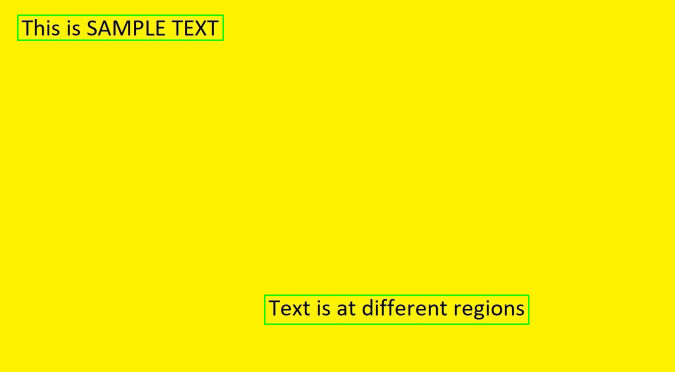
#> input picture imageFunc/Old/identifyTxt.jpg, 1350 x 744 px (shown at 1/2 size)
$ python -i image_module.py   (imports and definitions only)   (older library calls are emulated)
#> lines starting #> are read from the running program, lines starting #| are printed output that depends on the picture; after the words box and inside, x2 and y2 are one past the last pixel; in counts of white or black regions, pixels touching at a corner belong together
import sys
# adding folder to the system path
sys.path.insert(0, '../imageFunc')

import numpy as np
import os
import glob
import cv2
from google.cloud import vision
import io
from statistics import mean
from scipy.optimize import fsolve
import math
import time

#Google Cloud Setup:

#Terminal (Download Library): pip3 install --upgrade google-cloud-vision

#Macbook: Enter in Terminal
"""
export PROJECT_ID=rotricstest
export GOOGLE_CLOUD_PROJECT=rotricstest
export GOOGLE_CLOUD_QUOTA_PROJECT=rotricstest
export GOOGLE_APPLICATION_CREDENTIALS=../imageFunc/application_default_credentials.json

"""

#Windows Terminal: Everything above(replace export with set)
#also change last Command:
r"""
set PROJECT_ID=rotricstest
set GOOGLE_CLOUD_PROJECT=rotricstest
set GOOGLE_CLOUD_QUOTA_PROJECT=rotricstest
set GOOGLE_APPLICATION_CREDENTIALS=C:\Users\rsl\Desktop\rotrics-rsl\imageFunc\application_default_credentials.json
"""


#Use demo to Test: https://cloud.google.com/vision#section-2

#Google Cloud Vision:
client = vision.ImageAnnotatorClient()

# [15 lines left out: function setGoogleEnviroment, not called in this run]
# [1 line not run here, left out]

#Initializes constants used in module
def InitializeConstants():
    global K,D, FISHEYE_K1,FISHEYE_K2,FISHEYE_K3,FISHEYE_K4,FISHEYE_FX,FISHEYE_FY,FISHEYE_CX,FISHEYE_CY;
    global MAP_1,MAP_2, CAMERA_SMALL_MATRIX, DIST_COEFF_SMALL, SIMPLE_FAST_COLOR, COMPLEX_FAST_COLOR, SIMPLE_SLOW_COLOR
    global COMPLEX_SLOW_COLOR, Z_DISTANCE_TABLE_CAMERA, BIG_CAMERA, SMALL_CAMERA

    #1920*1080 camera:
    #Import Undistortion constants
    try:
        K = np.load("cImages/K.npy", mmap_mode=None, allow_pickle=False, fix_imports=True, encoding='ASCII')
#> (reads imageFunc/cImages/K.npy from the repository)
        D = np.load("cImages/D.npy", mmap_mode=None, allow_pickle=False, fix_imports=True, encoding='ASCII')
#> (reads imageFunc/cImages/D.npy from the repository)
#> further down, picture is the input picture: shape (744, 1350, 3); mean B, G, R 0.8, 240.2, 250.5
    except:
        try:
            K = np.load("../imageFunc/cImages/K.npy", mmap_mode=None, allow_pickle=False, fix_imports=True, encoding='ASCII')
            D = np.load("../imageFunc/cImages/D.npy", mmap_mode=None, allow_pickle=False, fix_imports=True, encoding='ASCII')
        except:
            K = np.load("../../imageFunc/cImages/K.npy", mmap_mode=None, allow_pickle=False, fix_imports=True, encoding='ASCII')
            D = np.load("../../imageFunc/cImages/D.npy", mmap_mode=None, allow_pickle=False, fix_imports=True, encoding='ASCII')


    FISHEYE_K1 = D[0][0];
    FISHEYE_K2 = D[1][0];
    FISHEYE_K3 = D[2][0];
    FISHEYE_K4 = D[3][0];
    FISHEYE_FX = K[0][0]
    FISHEYE_FY = K[1][1]
    FISHEYE_CX = K[0][2]
    FISHEYE_CY = K[1][2]

    MAP_1, MAP_2 = cv2.fisheye.initUndistortRectifyMap(K, D, np.eye(3), K, (1920,1080), cv2.CV_16SC2)


    # 640*480 Small Camera:
    CAMERA_SMALL_MATRIX = np.array([
                            [ 7.9641507015667764e+02, 0., 3.1577913194699374e+02],
                            [0.,7.9661307355876215e+02, 2.1453452136833957e+02],
                            [0., 0., 1. ]
                            ])

    DIST_COEFF_SMALL = np.array([
                        [ -1.1949335317713690e+00,
                        1.8078010700662486e+00,
                        4.9410258870084744e-03,
                        2.8036176641915598e-03,
                        -2.0575845684235938e+00]
                        ])


    #Constants Used:
    SIMPLE_FAST_COLOR  = 0;
    COMPLEX_FAST_COLOR = 1;
    SIMPLE_SLOW_COLOR  = 2;
    COMPLEX_SLOW_COLOR = 3;
    BIG_CAMERA = 0;#1920 by 1080 pixels
    SMALL_CAMERA = 1;#640 by 480 pixels

    Z_DISTANCE_TABLE_CAMERA = 78;
InitializeConstants();

#Equations used to calculate real world coordinates based on fisheye distortion:
# [44 lines left out: functions FisheyeEquations, RealWorldCoordinates, not called in this run]

def CorrectHSV(hsvArray):
    #Returns tuple : (H,S,V) in correct format: 0-360degrees, 0-100%, 0-100%
    return round(hsvArray[0]*2.0), round(100.0*hsvArray[1]/255.0,1), round(100.0*hsvArray[2]/255.0,1)
# [173 lines left out: functions ColorRecog, MeanHSV, MultipleMeanHSV, HSV2_BGR, CropImg, CropImgInner, not called in this run]


class Camera_Object():#Initialize Camera-> Get undistorted/distorted Images in BGR Format
    numberCameras = 0 #Number of connected cameras
    camera = None;
    dimensions = None;
    # [40 lines left out: functions __init__, Scan, InitializeCamera, Undistort, GetImageBGR, not called in this run]
class Google_Data():
    # [4 lines left out: function __init__, not called in this run]
class Google_Word(Google_Data):
    #Includes Google_Data properties -> Center Location, rectangular vertices, confidence
    def __init__(self):
        self.wordText = "";#Word that Google is reading
class Google_Real_Object(Google_Data):
    #Includes Google_Data properties -> Center Location, rectangular vertices, confidence

    def __init__(self):
        self.objectDescription = None;#Description of what google Cloud thinks object is
        self.color = None;


class Google_Analysis():
    # [65 lines left out: functions __init__, AnalyzeText, AnalyzeObjects, not called in this run]
class OpenCV_Contour_Data():
    # [16 lines left out: function __init__, not called in this run]


class Open_CV_Parameters():
    def __init__(self):
        self.colorRecogType = SIMPLE_FAST_COLOR;
        self.whiteBackground = True;

        #Thresh Image Parameters:
        self.kSize,self.sigmaX, self.threshType  = (5,5), 0, cv2.THRESH_BINARY | cv2.THRESH_OTSU

        #Finding Contour Parameters:
        self.cMode, self.cMethod = cv2.RETR_TREE, cv2.CHAIN_APPROX_SIMPLE

        #Choosing Contour only within certain size/area (%):
        self.contourMaxArea = 95
        self.contourMinArea = 0.3

        #Finding Edges based on length relative to perimeter:
        self.minEdgePercent = 0.05;

        #Drawing Contour Parameters:
        self.contourColor,self.centerColor = (0,255,0), (0,0,255) #default green, red


        #What Functions to Run:
        self.runThreshImg = True;
        self.runGetContour = True;
        self.runDrawContour = True;
        self.runFindColorContour = True;


default_parameters = Open_CV_Parameters()

class Open_CV_Analysis():#Call this to get opencv data for contours in undistorted image
    def __init__(self, imageBGR, analysis_parameters: Open_CV_Parameters =  default_parameters):

        #Initialize contour object lists:
        self.contour_objects= []

        #Store images in different formats &store parameters for analysis:
        self.imageBGR= imageBGR;
        self.imageHSV = cv2.cvtColor(self.imageBGR, cv2.COLOR_BGR2HSV)
#> self.imageHSV: shape (744, 1350, 3); mean H, S, V 29.2, 254.1, 252
        self.colorRecogType = analysis_parameters.colorRecogType;
        self.whiteBackground = analysis_parameters.whiteBackground;
        self.param = analysis_parameters;

        #Threshold Image:
        if (self.param.runThreshImg): self.thresholdBGR, self.thresholdGray = self.GetThresholdImage()

        #Get appropiate Contours and their information
        if (self.param.runGetContour): self.GetContour()

        #Create an image with contours and their centers
        if (self.param.runDrawContour): self.DrawContours()

        #Find color for all contours:
        if (self.param.runFindColorContour): self.ColorContour()

    def GetThresholdImage(self):
        #Necessary Input: undistorted image in BGR Format
        #Other Optional Inputs: parameters to change thresholding
        #Outputs: thresholded image in BGR, thresholded image in gray

        #Parameters for Threshing:
        kSize, sigmaX, threshType = self.param.kSize, self.param.sigmaX, self.param.threshType

        #Threshold Images:
        grayImg = cv2.cvtColor(self.imageBGR, cv2.COLOR_BGR2GRAY)
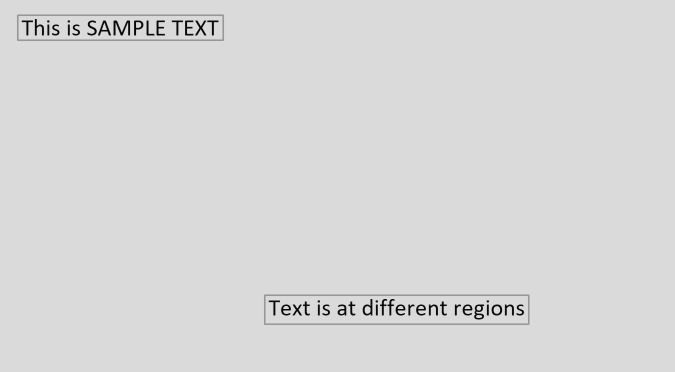
#> grayImg: shape (744, 1350) (shown at 1/2 size); min 0, max 228, mean 216
        blurredImg = cv2.GaussianBlur(grayImg, kSize,sigmaX)
        threshImageGray = cv2.threshold(blurredImg, 0, 255, threshType)[1]
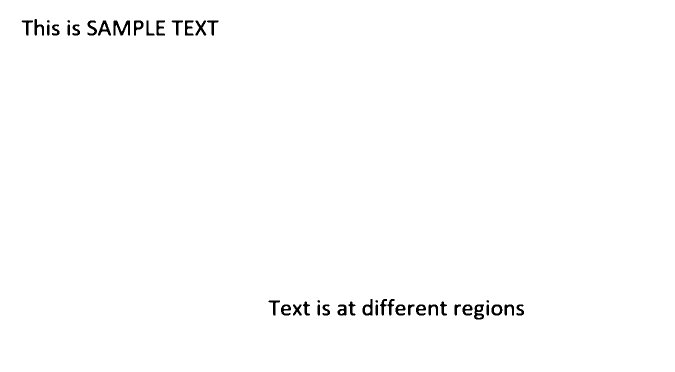
#> threshImageGray: shape (744, 1350) (shown at 1/2 size); 99.1% white; 45 black regions, largest, box (x1, y1, x2, y2) and area: (227, 41, 260, 71) 506, (948, 609, 968, 639) 362, (196, 41, 222, 71) 324

        #Opencv needs black background and white objects, so invert image if needed
        if(self.whiteBackground): threshImageGray = cv2.bitwise_not(threshImageGray)
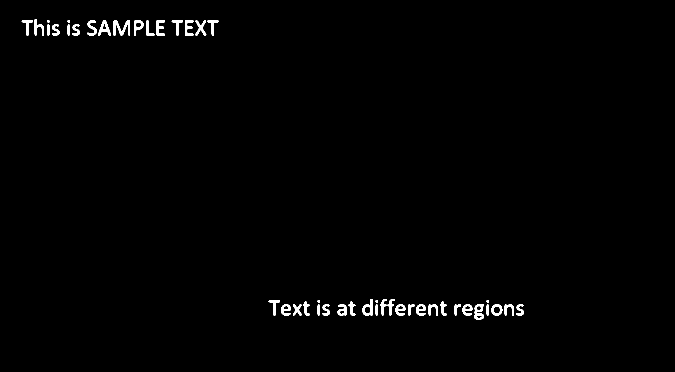
#> threshImageGray: shape (744, 1350) (shown at 1/2 size); 0.9% white; 45 white regions, largest, box (x1, y1, x2, y2) and area: (227, 41, 260, 71) 506, (948, 609, 968, 639) 362, (196, 41, 222, 71) 324

        threshImageBGR = cv2.cvtColor(threshImageGray,cv2.COLOR_GRAY2BGR)
#> threshImageBGR: shape (744, 1350, 3); 0.9% white; 45 white regions
        return threshImageBGR, threshImageGray;

    def GetContour(self):
        #Stores all relevant contours and their properties in contour_objects list

        #Parameters for Threshing:
        cMode, cMethod = self.param.cMode, self.param.cMethod

        #Find Contours:
        contours,_ = cv2.findContours(image=self.thresholdGray, mode=cMode, method=cMethod)
#> contours = 56 contours, 5 with area under 20; largest, box (x1, y1, x2, y2) and area: (948, 609, 968, 639) 407, (227, 41, 260, 71) 402, (725, 598, 745, 631) 399, (983, 609, 1005, 631) 370, (196, 41, 222, 71) 333

        #Get pixel dimensions
        dimensions = self.imageBGR.shape
#> dimensions = (744, 1350, 3)

        contourNum =0;
        for contourOpenCV in contours:

            #Get Width, Height, Area of each contour
            x,y,width, height = cv2.boundingRect(contourOpenCV)
            area= width*height*1.0;
            contourPercentage = 100.0*(area)/(dimensions[0]*dimensions[1]*1.0)

            #Ignore huge or very small contours
            if(self.param.contourMinArea<=contourPercentage<=self.param.contourMaxArea):
                #Create contour Object:
                contour_data = OpenCV_Contour_Data()
                self.contour_objects.append(contour_data)
                contour_data.contourOpenCV= contourOpenCV

                #Insert width, height, area, number data
                contour_data.width, contour_data.height= width, height
                contour_data.area = area
                contour_data.number=contourNum

                #Find Center of Contour
                M = cv2.moments(contourOpenCV)
                if M["m00"] != 0:#Found Center, don't divide by 0
                    contour_data.centerLocation = [int(M["m10"] / M["m00"]), int(M["m01"] / M["m00"])]

                #Find Shape of Contour
                self.ShapeContour(contour_data)

                contourNum +=1;
#> this loop made 56 passes
#> (x, y, width, height, area, contourPercentage) on passes 1 to 12: (1033, 609, 15, 22, 330, 0.0329), (1009, 609, 19, 22, 418, 0.0416), (983, 609, 22, 22, 484, 0.0482), (987, 612, 14, 16, 224, 0.0223), (973, 609, 5, 22, 110, 0.011), (948, 609, 20, 30, 600, 0.0597), (952, 630, 13, 7, 91, 0.00906), (953, 611, 10, 11, 110, 0.011), (925, 609, 20, 22, 440, 0.0438), (929, 611, 12, 8, 96, 0.00956), (909, 609, 13, 22, 286, 0.0285), (857, 609, 19, 22, 418, 0.0416)
#> after the loop, contourNum = 0; self.contour_objects = []

    def DrawContours(self):

        #Parameters for Threshing:
        contourColor, centerColor = self.param.contourColor, self.param.centerColor

        #Creates an image with all contours and their centers drawn
        self.contourImageBGR = self.imageBGR.copy()

        #Draw Contours:
        allContours = [contourObject.contourOpenCV for contourObject in self.contour_objects]
#> allContours = []
        cv2.drawContours(self.contourImageBGR,allContours , -1, contourColor, 2)

        #Draw center for each contour on the image
        for contourObject in self.contour_objects:
            if(contourObject.centerLocation!= None):
                centerX = contourObject.centerLocation[0]
                centerY = contourObject.centerLocation[1]
                cv2.circle(self.contourImageBGR, contourObject.centerLocation, 7, centerColor, -1)
                cv2.putText(self.contourImageBGR, "Center_"+str(contourObject.number), (centerX - 20, centerY - 20),
                cv2.FONT_HERSHEY_SIMPLEX, 0.5, centerColor, 2)
            else:
                print(contourObject.number, contourObject.area)
#> this loop made 0 passes

    # [48 lines left out: functions ShapeContour, PixelsInContour, not called in this run]


        # [11 lines of commented-out code are left out]
    def PixelsInEnclosingRec(self):
        #Get all pixels in enclosing rectangle and store it
        #contourObject.pixelsInCropImg=[yPixelLocationsArr,xPixelLocationsArr]
        yPixelLocationsArr = []
        xPixelLocationsArr = []
        for contourObject in self.contour_objects:
            contourObject:OpenCV_Contour_Data
            yPixelLocationsArr = []
            xPixelLocationsArr = []
            pixelYLoc = contourObject.centerLocation[1] - int(contourObject.height/2)
            while(pixelYLoc <= contourObject.centerLocation[1] + int(contourObject.height/2)):
                pixelXLoc = contourObject.centerLocation[0] - int(contourObject.width/2)
                while(pixelXLoc <= contourObject.centerLocation[0] +int(contourObject.width/2)):
                    yPixelLocationsArr.append(pixelYLoc)
                    xPixelLocationsArr.append(pixelXLoc)
                    pixelXLoc+=1
                pixelYLoc+=1;
            print("MAX",max(yPixelLocationsArr),max(xPixelLocationsArr), contourObject.centerLocation[0] +int(contourObject.width/2))
            contourObject.pixelsInRecImg=[yPixelLocationsArr,xPixelLocationsArr]

    def ColorContour(self):
        #Finds color for each contour depending on the color recognition algo
        if(self.colorRecogType==SIMPLE_SLOW_COLOR):#Get mean HSV from all pixels in contour
            self.PixelsInContour()
            for contourObject in self.contour_objects:
                contourObject.color, contourObject.colorName= MeanHSV(contourObject.pixelsInCropImg[0],contourObject.pixelsInCropImg[1], contourObject.cropImgHSV)
                #contourObject.color = [round(color[0],1),round(color[1],1),round(color[2],1)]
        elif(self.colorRecogType==COMPLEX_SLOW_COLOR):
            self.PixelsInContour()
            now_ns = time.time_ns() # Time in nanoseconds
            start_time = int(now_ns / 1000000) #Time in Milliseconds
            for contourObject in self.contour_objects:
                contourObject.color, contourObject.colorName, contourObject.colorCount= MultipleMeanHSV(contourObject.pixelsInCropImg[0],contourObject.pixelsInCropImg[1], contourObject.cropImgHSV)
            now_ns = time.time_ns() # Time in nanoseconds
            stop_time = int(now_ns / 1000000) #Time in Milliseconds
            print("Func Time",stop_time-start_time)
        elif(self.colorRecogType==SIMPLE_FAST_COLOR):
            self.PixelsInEnclosingRec()
            for contourObject in self.contour_objects:
                contourObject.color, contourObject.colorName= MeanHSV(contourObject.pixelsInRecImg[0],contourObject.pixelsInRecImg[1], self.imageHSV)
        elif(self.colorRecogType==COMPLEX_FAST_COLOR):
            self.PixelsInEnclosingRec()
            for contourObject in self.contour_objects:
                contourObject.color, contourObject.colorName,contourObject.colorCount= MultipleMeanHSV(contourObject.pixelsInRecImg[0],contourObject.pixelsInRecImg[1], self.imageHSV)
        else:
            return 0;

    def FindCropImgBGR(self):
        for contour_obj in self.contour_objects:
            contour_obj.cropImgBGR = CropImg(contour_obj.vertices,self.imageBGR);


# [34 lines left out: functions testText, testObjects, not called in this run]


# [50 lines of commented-out code are left out]

>>> import cv2
>>> picture = cv2.imread('Old/identifyTxt.jpg')
>>> result = Open_CV_Analysis(picture).GetThresholdImage()
